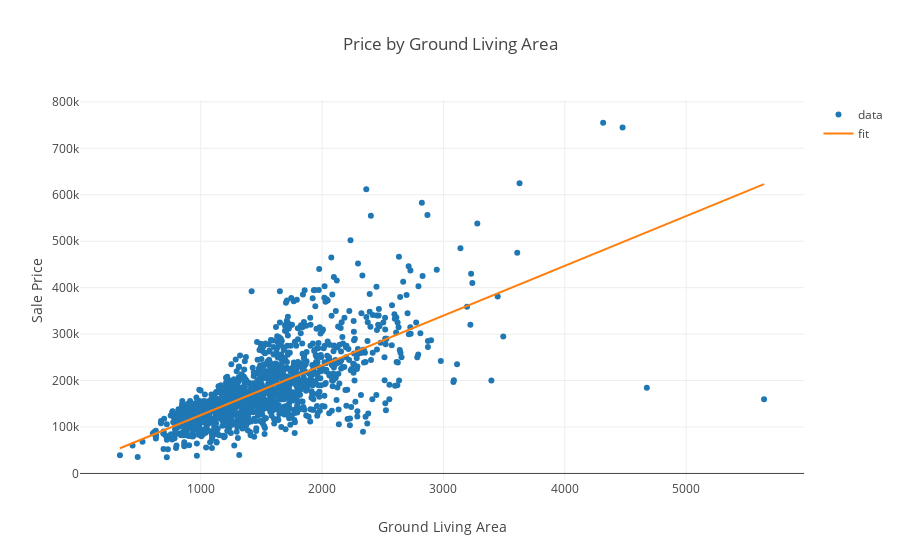

Notebook source saved alongside this figure:
### Markdown cell above
#### 4.2.3 Above Grade (Ground) Living Area (square feet)

### Code cell
slope, intercept, r_value, p_value, std_err = stats.linregress(train_df.GrLivArea,train_df.SalePrice)
fit = slope*train_df.GrLivArea+intercept

trace0 = go.Scatter(
    x = train_df.GrLivArea,
    y = train_df.SalePrice,
    mode = 'markers',
    name = 'data'

)

trace1 = go.Scatter(
    x = train_df.GrLivArea,
    y = fit,
    mode = 'lines',
    name = 'fit'

)
data = [trace0,trace1]
layout = go.Layout(
    title = 'Price by Ground Living Area',
    xaxis = dict(
        title = 'Ground Living Area'),
    yaxis = dict(
        title = 'Sale Price')
)
plotly.offline.iplot(go.Figure(data = data, layout = layout))

### Figure 1 — Plotly figure (JSON) as saved in the notebook; plotly's stock layout.template omitted (floating-point values rounded to 4 significant figures; data arrays with more than 128 entries replaced by an {"elided": "..."} marker saying what was removed)
{"data": [{"mode": "markers", "name": "data", "type": "scatter", "uid": "904af948-5ac2-4d39-acdf-649a9252b7f5", "x": {"elided": "1460 int values"}, "y": {"elided": "1460 int values"}}, {"mode": "lines", "name": "fit", "type": "scatter", "uid": "41627cd1-3ce0-4c07-88bf-d2d652947d11", "x": {"elided": "1460 int values"}, "y": {"elided": "1460 float values"}}], "layout": {"title": "Price by Ground Living Area", "xaxis": {"title": "Ground Living Area"}, "yaxis": {"title": "Sale Price"}}}
